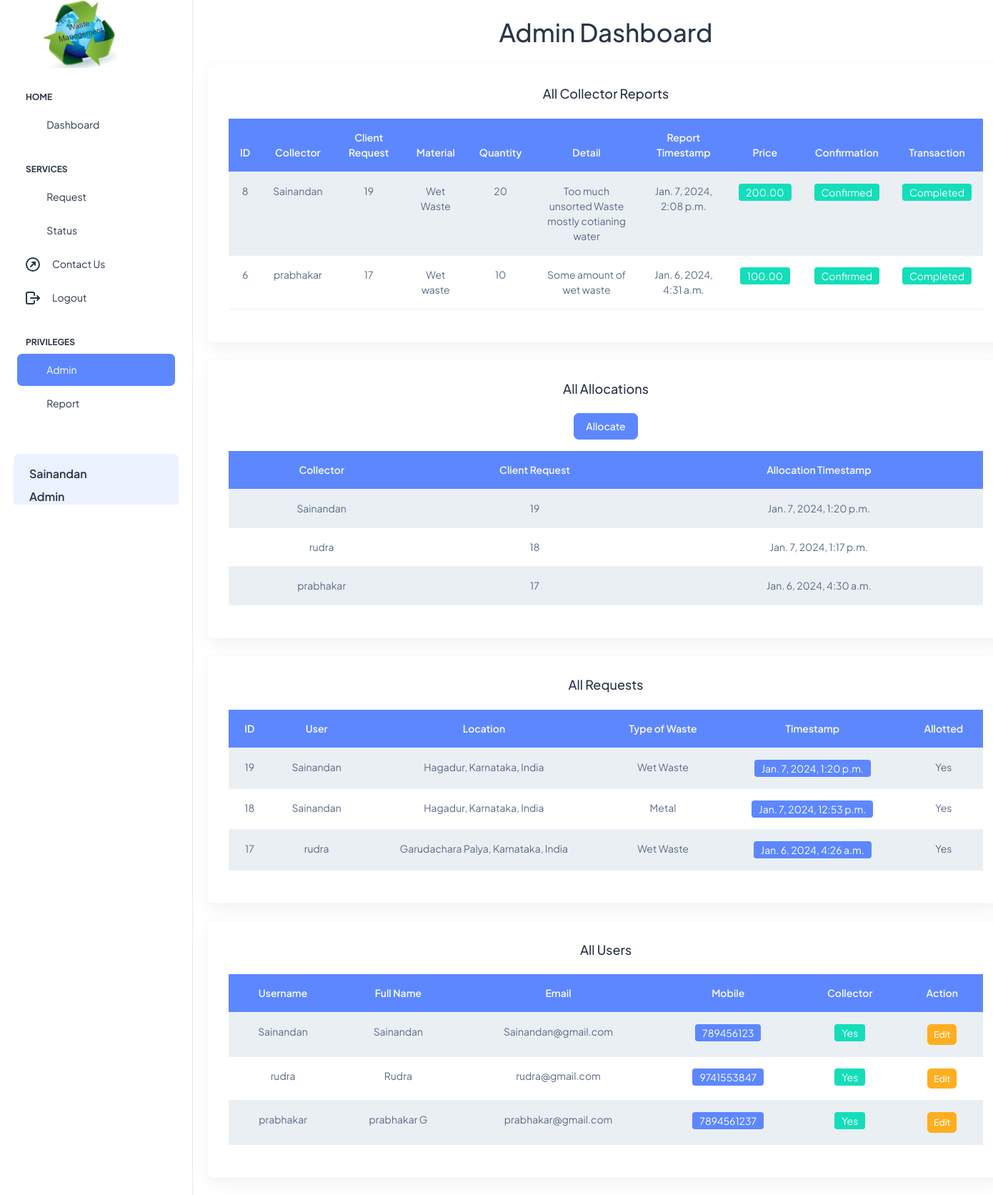
Screenshot of /admin_page (signed in) with the database file from the repository.
### base/models.py (models this page shows, shortened)
class User(AbstractUser):
    username = models.CharField(max_length=255, unique=True)
    fullname = models.CharField(max_length=255, default="")
    email = models.EmailField(unique=True)
    mobile_number = models.CharField(max_length=15)
    collector = models.BooleanField(default=False)
    groups = models.ManyToManyField('auth.Group', related_name='base_user_groups', blank=True)
    user_permissions = models.ManyToManyField('auth.Permission', related_name='base_user_permissions', blank=True)
    objects = CustomUserManager()

class CollectorReport(models.Model):
    collector = models.ForeignKey(User, on_delete=models.CASCADE, default=None)
    client_request = models.OneToOneField('ClientRequest', on_delete=models.CASCADE, default=None, unique=True)
    material = models.TextField(default=None)
    quantity = models.IntegerField(default=None)
    detail = models.TextField(default=None)
    finalprice = models.DecimalField(max_digits=10, decimal_places=2, null=True, blank=True)
    confirmation_from_client = models.BooleanField(default=False)
    transaction_completed = models.BooleanField(default=False)
    timestamp = models.DateTimeField(auto_now_add=True)

class ClientRequest(models.Model):
    user = models.ForeignKey(User, on_delete=models.CASCADE)
    location = models.CharField(max_length=255)
    type_of_waste = models.CharField(max_length=50, choices=[
        ('Plastic', 'Plastic'),
        ('Paper', 'Paper'),
        ('Glass', 'Glass'),
        ('Metal', 'Metal'),
        ('Wet waste', 'Wet waste'),
        ('Dry waste', 'Dry waste'),
        ('Others', 'Others'),
    ])
    timestamp = models.DateTimeField(auto_now_add=True)
    alloted = models.BooleanField(default=False)

class Allocation(models.Model):
    collector = models.ForeignKey(User, on_delete=models.CASCADE)
    client_request = models.ForeignKey('ClientRequest', on_delete=models.CASCADE)
    timestamp = models.DateTimeField(auto_now_add=True)

### base/views.py (the view)
# urls.py: path('admin_page',views.admin_page,name='admin_page'),
@login_required(login_url='login')
def admin_page(request):
    users = User.objects.all()
    requests = ClientRequest.objects.all().order_by('-timestamp')
    allocations = Allocation.objects.all().order_by('-timestamp')
    reports = CollectorReport.objects.all().order_by('-timestamp')
    return render(request, 'admin.html', {'users': users, 'requests':requests, 'allocations':allocations, 'reports':reports})

### base/templates/admin.html (shortened to what this page needs)
{% extends 'base.html' %}
{% block content %}
{% include 'navbar.html' %}
<div class="container mt-4 custom-container">
    <h1 class="text-center mb-4">Admin Dashboard</h1>
    <div class="card mb-4">
        <div class="card-body">
            <h5 class="card-title fw-bold mb-4 text-center">All Collector Reports</h5>
            {% if reports %}
            <div class="table-responsive">
                <table class="table table-striped table-hover text-center">
                    <thead class="bg-primary text-light">
                        <tr>
                            <th>ID</th>
                            <th>Collector</th>
                            <th>Client Request</th>
                            <th>Material</th>
                            <th>Quantity</th>
                            <th>Detail</th>
                            <th>Report Timestamp</th>
                            <th>Price</th>
                            <th>Confirmation</th>
                            <th>Transaction</th>
                        </tr>
                    </thead>
                    <tbody>
                        {% for report in reports %}
                        <tr>
                            <td>{{ report.id }}</td>
                            <td>{{ report.collector.username }}</td>
                            <td>{{ report.client_request.id }}</td>
                            <td>{{ report.material }}</td>
                            <td>{{ report.quantity }}</td>
                            <td>{{ report.detail }}</td>
                            <td>{{ report.timestamp }}</td>
                            <td>
                                {% if report.finalprice > 0 %}
                                <span class="badge bg-success text-white">{{ report.finalprice }}</span>
                                {% endif %}
                            </td>
                            <td>
                                {% if report.confirmation_from_client %}
                                <span class="badge bg-success text-white">Confirmed</span>
                                {% else %}
                                <span class="badge bg-warning text-white">Pending</span>
                                {% endif %}
                            </td>
                            <td>
                                {% if report.transaction_completed %}
                                <span class="badge bg-success text-white">Completed</span>
                                {% else %}
                                <span class="badge bg-warning text-white">Pending</span>
                                {% endif %}
                            </td>
                        </tr>
                        {% endfor %}
                    </tbody>
                </table>
            </div>
            {% else %}
            <p>No records found.</p>
          {% endif %}
        </div>
    </div>
    <div class="card mb-4">
        <div class="card-body text-center">
            <h5 class="card-title fw-bold mb-4 text-center">All Allocations</h5>
            <a href="{% url 'allocate_request' %}" class="btn btn-primary mb-3">Allocate</a>
            {% if allocations %}
            <div class="table-responsive">
                <table class="table table-striped table-hover text-center">
                    <thead class="bg-primary text-light">
                        <tr>
                            <th>Collector</th>
                            <th>Client Request</th>
                            <th>Allocation Timestamp</th>
                        </tr>
                    </thead>
                    <tbody>
                        {% for allocation in allocations %}
                        <tr>
                            <td>{{ allocation.collector.username }}</td>
                            <td>{{ allocation.client_request.id }}</td>
                            <td>{{ allocation.timestamp }}</td>
                        </tr>
                        {% endfor %}
                    </tbody>
                </table>
            </div>
            {% else %}
            <p>No records found.</p>
          {% endif %}
        </div>
    </div>
    <div class="card mb-4">
        <div class="card-body">
            <h5 class="card-title fw-bold mb-4 text-center">All Requests</h5>
            {% if requests %}
            <div class="table-responsive">
                <table class="table table-striped table-hover text-center">
                    <thead class="bg-primary text-light">
                        <tr>
                            <th>ID</th>
                            <th>User</th>
                            <th>Location</th>
                            <th>Type of Waste</th>
                            <th>Timestamp</th>
                            <th>Allotted</th>
                        </tr>
                    </thead>
                    <tbody>
                        {% for request in requests %}
                        <tr>
                            <td>{{ request.id }}</td>
                            <td>{{ request.user }}</td>
                            <td>{{ request.location }}</td>
                            <td>{{ request.type_of_waste }}</td>
                            <td>
                                <span class="badge bg-primary text-white">{{ request.timestamp }}</span>
                            </td>
                            <td>
                                {% if request.alloted %}
                                Yes
                                {% else %}
                                No
                                {% endif %}
                            </td>
                        </tr>
                        {% endfor %}
                    </tbody>
                </table>
            </div>
            {% else %}
            <p>No records found.</p>
          {% endif %}
        </div>
    </div>
    <div class="card mb-4">
        <div class="card-body">
            <h5 class="card-title fw-bold mb-4 text-center">All Users</h5>
            {% if users %}
            <div class="table-responsive">
                <table class="table table-striped table-hover text-center">
                    <thead class="bg-primary text-light">
                        <tr>
                            <th>Username</th>
                            <th>Full Name</th>
                            <th>Email</th>
                            <th>Mobile</th>
                            <th>Collector</th>
                            <th>Action</th>
                        </tr>
                    </thead>
                    <tbody>
                        {% for user in users %}
                        <tr>
                            <td>{{ user.username }}</td>
                            <td>{{ user.fullname }}</td>
                            <td>{{ user.email }}</td>
                            <td>
                                <span class="badge bg-primary text-white">{{ user.mobile_number }}</span>
                            </td>
                            <td>
                                {% if user.collector %}
                                <span class="badge bg-success text-white">Yes</span>
                                {% else %}
                                <span class="badge bg-danger text-white">No</span>
                                {% endif %}
                            </td>
                            <td>
                                <a href="{% url 'edit_user' user.id %}" class="btn btn-warning btn-sm">
                                     Edit
                                </a>
                            </td>
                        </tr>
                        {% endfor %}
                    </tbody>
                </table>
            </div>
            {% else %}
            No users found
            {% endif %}
        </div>
    </div>
</div>
{% endblock %}

### base/templates/base.html (shortened to what this page needs)
<!DOCTYPE html>
<html lang="en">
{% load static %}
<head>
  <link rel="stylesheet" href="{% static 'css/styles.css' %}" />
</head>
<body>
  {% block content %}{% endblock %}
  <link rel="stylesheet" href="https://cdnjs.cloudflare.com/ajax/libs/font-awesome/5.15.4/css/all.min.css"
 />
</body>
</html>

### base/templates/navbar.html (shortened to what this page needs)
{% extends 'base.html' %}
{% load static %}
{% block content %}
<div class="page-wrapper" id="main-wrapper" data-layout="vertical" data-navbarbg="skin6" data-sidebartype="full"
  data-sidebar-position="fixed" data-header-position="fixed">
  <aside class="left-sidebar">
    <div>
      <div class="brand-logo d-flex align-items-center justify-content-between">
        <a href="{% url 'home' %}" class="text-nowrap logo-img"><img src="{% static 'images/logos/wm.jpg' %}"
            width="180" alt="Logo" /></a>
      </div>
      <nav class="sidebar-nav scroll-sidebar" data-simplebar="">
        <ul id="sidebarnav">
          <li class="nav-small-cap">
            <span class="hide-menu">Home</span>
          </li>
          <li class="sidebar-item">
            <a class="sidebar-link" href="{% url 'home' %}" aria-expanded="false">
              <span><i class="ti ti-layout-dashboard"></i></span>
              <span class="hide-menu">Dashboard</span>
            </a>
          </li>
          <li class="nav-small-cap">
            <span class="hide-menu">Services</span>
          </li>
          <li class="sidebar-item">
            <a class="sidebar-link" href="{% url 'request' %}" aria-expanded="false">
              <span><i class="ti ti-file-text"></i></span>
              <span class="hide-menu">Request</span>
            </a>
          </li>
          <li class="sidebar-item">
            <a class="sidebar-link" href="{% url 'status' %}" aria-expanded="false">
              <span><i class="ti ti-alert-circle"></i></span>
              <span class="hide-menu">Status</span>
            </a>
          </li>
          <li class="sidebar-item">
            <a class="sidebar-link" href="{% url 'contact_us' %}" aria-expanded="false">
              <span class="hide-menu">Contact Us</span>
            </a>
          </li>
          {% if user.is_authenticated %}
          <li class="sidebar-item">
            <a class="sidebar-link" href="{% url 'logout' %}" aria-expanded="false">
              <span class="hide-menu">Logout</span>
            </a>
          </li>
          {% if request.user.is_superuser %}
          <li class="nav-small-cap">
            <span class="hide-menu">Privileges</span>
          </li>
          <li class="sidebar-item">
            <a class="sidebar-link" href="{% url 'admin_page' %}" aria-expanded="false">
              <span><i class="ti ti-settings"></i></span>
              <span class="hide-menu">Admin</span>
            </a>
          </li>
          {% if request.user.collector %}
          <li class="sidebar-item">
            <a class="sidebar-link" href="{% url 'reports' %}" aria-expanded="false">
              <span><i class="ti ti-file"></i></span>
              <span class="hide-menu">Report</span>
            </a>
          </li>
          {% endif %}
          {% endif %}
          {% endif %}
        </ul>
        {% if user.is_authenticated %}
        <div class="unlimited-access hide-menu bg-light-primary position-relative mb-7 mt-5 rounded">
          <div class="d-flex">
            <div class="unlimited-access-title me-3">
              <h4 class="fw-semibold fs-4 mb-6 text-dark w-85">{{ request.user.username }}</h4>
              {% if request.user.is_superuser %}
              <h6 class="fw-semibold fs-4 mb-6 text-dark w-85"> Admin </h6>
              {% elif request.user.collector %}
              <h6 class="fw-semibold fs-4 mb-6 text-dark w-85"> collector </h6>
              {% else %}
              <h6 class="fw-semibold fs-4 mb-6 text-dark w-85"> User </h6>
              {% endif %}
            </div>
          </div>
        </div>
        {% endif %}
      </nav>
    </div>
  </aside>
</div>
{% endblock %}

### base/templates/base.html (style rules this page uses)
@media (min-width: 1200px) { .custom-container { margin-left: 20%; } }

### rows the page displays
User: user.username "Sainandan", username "Sainandan", fullname "Sainandan", email "Sainandan@gmail.com", mobile_number "789456123", collector "Yes"
CollectorReport: id "8", collector.username "Sainandan", client_request.id "19", material "Wet Waste", quantity "20", detail "Too much unsorted Waste mostly cotianing water", timestamp "Jan. 7, 2024, 2:08 p.m.", finalprice "200.00", confirmation_from_client "Confirmed", transaction_completed "Completed"
CollectorReport: id "6", collector.username "prabhakar", client_request.id "17", material "Wet waste", quantity "10", detail "Some amount of wet waste", timestamp "Jan. 6, 2024, 4:31 a.m.", finalprice "100.00", confirmation_from_client "Confirmed", transaction_completed "Completed"
Allocation: collector.username "Sainandan", client_request.id "19", timestamp "Jan. 7, 2024, 1:20 p.m."
Allocation: collector.username "rudra", client_request.id "18", timestamp "Jan. 7, 2024, 1:17 p.m."
Allocation: collector.username "prabhakar", client_request.id "17", timestamp "Jan. 6, 2024, 4:30 a.m."
ClientRequest: id "19", user "Sainandan", location "Hagadur, Karnataka, India", type_of_waste "Wet Waste", timestamp "Jan. 7, 2024, 1:20 p.m.", alloted "Yes"
ClientRequest: id "18", user "Sainandan", location "Hagadur, Karnataka, India", type_of_waste "Metal", timestamp "Jan. 7, 2024, 12:53 p.m.", alloted "Yes"
ClientRequest: id "17", user "rudra", location "Garudachara Palya, Karnataka, India", type_of_waste "Wet Waste", timestamp "Jan. 6, 2024, 4:26 a.m.", alloted "Yes"
User: username "rudra", fullname "Rudra", email "rudra@gmail.com", mobile_number "9741553847", collector "Yes"
User: username "prabhakar", fullname "prabhakar G", email "prabhakar@gmail.com", mobile_number "7894561237", collector "Yes"
